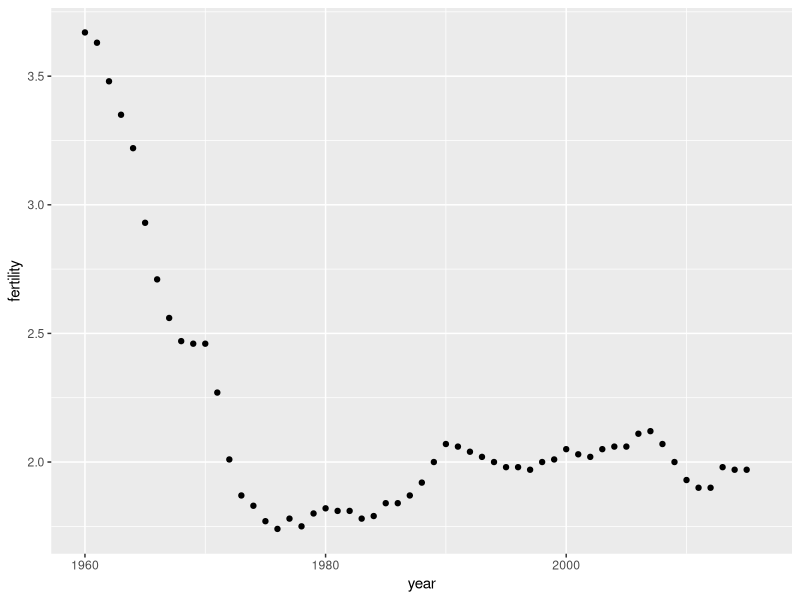
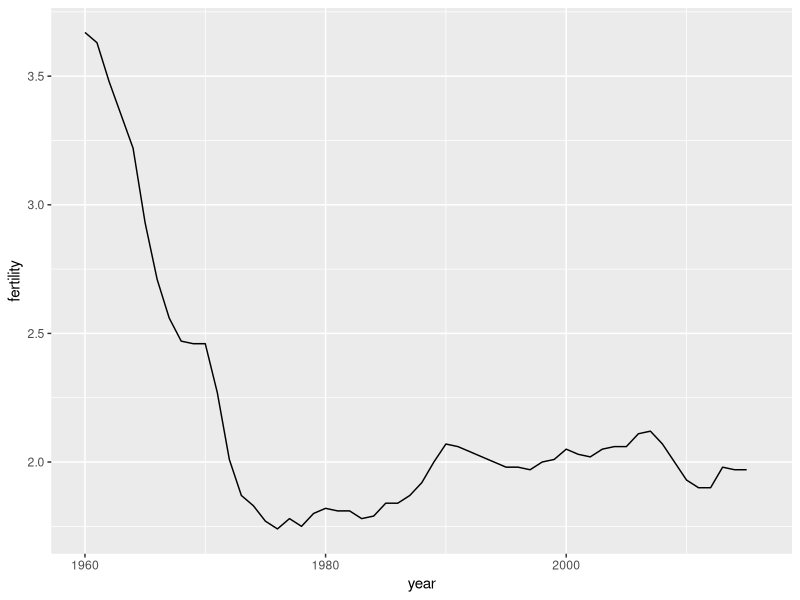
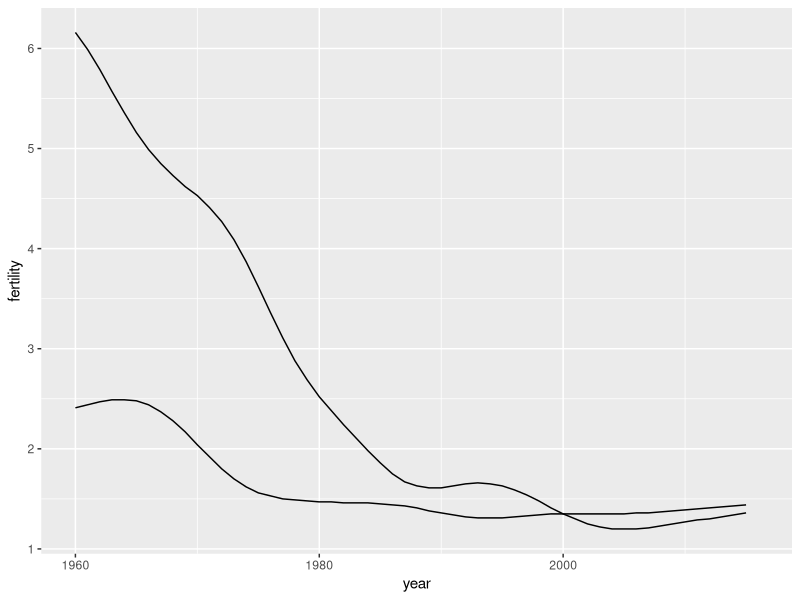
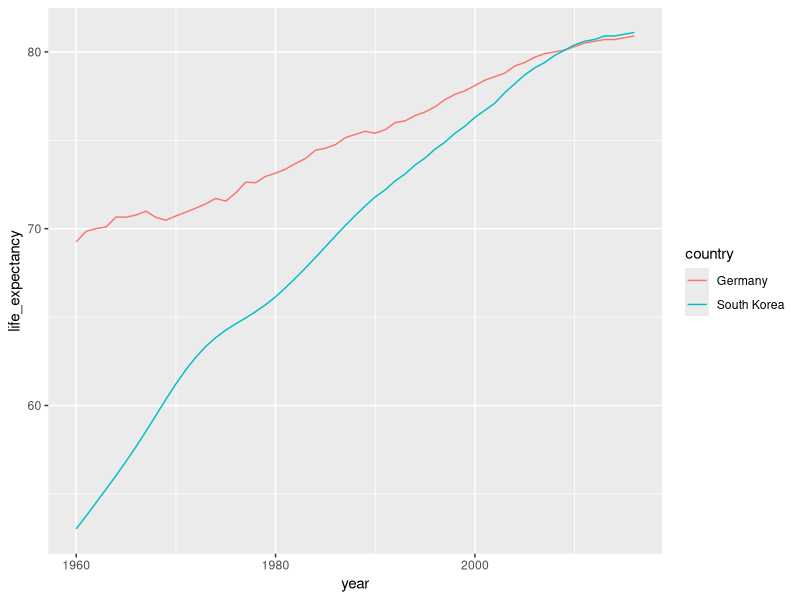
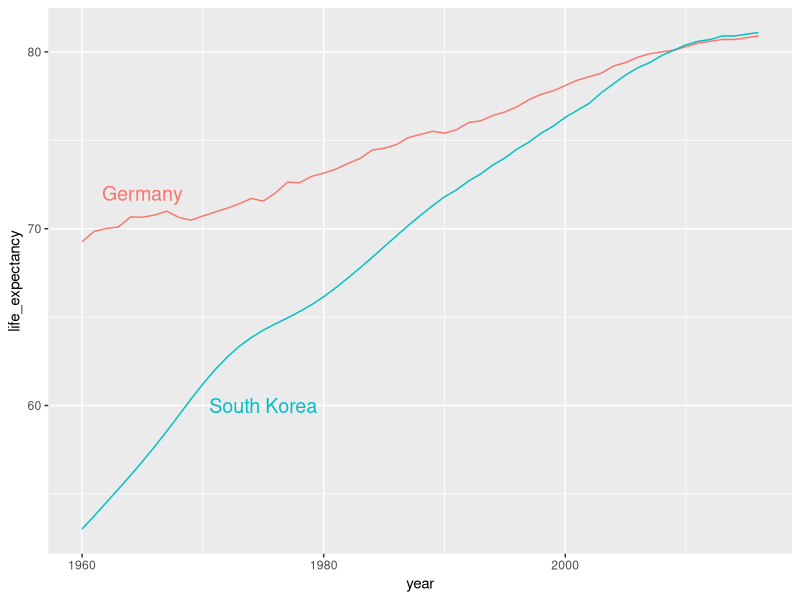

Write the R code that produced these figures, in order.
library(dslabs)
library(tidyverse)
data("gapminder")

# But once we see these plots, new questions emerge.
# For example, which countries are improving more?
# Which ones are improving less?
# Was the improvement constant during the last 50 years.
# or was there more of an acceleration during a specific certain period?
# For a closer look that may help answer these questions,
# we introduce time series plots.
# Time series plots have time in the x-axis, and an outcome, or measurement
# of interest, on the y-axis.

# For example, here's a trend plot for the United States fertility rate.
# See that the trend is not linear at all.
gapminder %>% filter( country == "United States" ) %>% 
  ggplot( aes(year, fertility) ) + geom_point()

# When the points are regularly spaced and densely packed as they are here,
# we can create curves by joining points with lines.
gapminder %>% filter( country == "United States" ) %>% 
  ggplot( aes(year, fertility) ) + geom_line()

# This is particularly helpful when we look at two or more countries.
gapminder %>% filter( country %in% c("South Korea", "Germany") ) %>%
  ggplot( aes(year, fertility, group = country) ) + geom_line()

gapminder %>% filter( country %in% c("South Korea", "Germany") ) %>% 
  ggplot( aes(year, life_expectancy, color = country) ) + geom_line()


# For time series plots, we actually recommend labeling the curves.
countries <- c("South Korea", "Germany")
labels <- data.frame( country = countries, x = c(1975, 1965), y = c(60,72) )
gapminder %>% filter( country %in% countries ) %>% 
  ggplot( aes( year, life_expectancy, color = country ) ) + geom_line() +
  geom_text( data = labels, aes( x, y, label = country ), size = 5 ) + 
  theme( legend.position = "none" )
